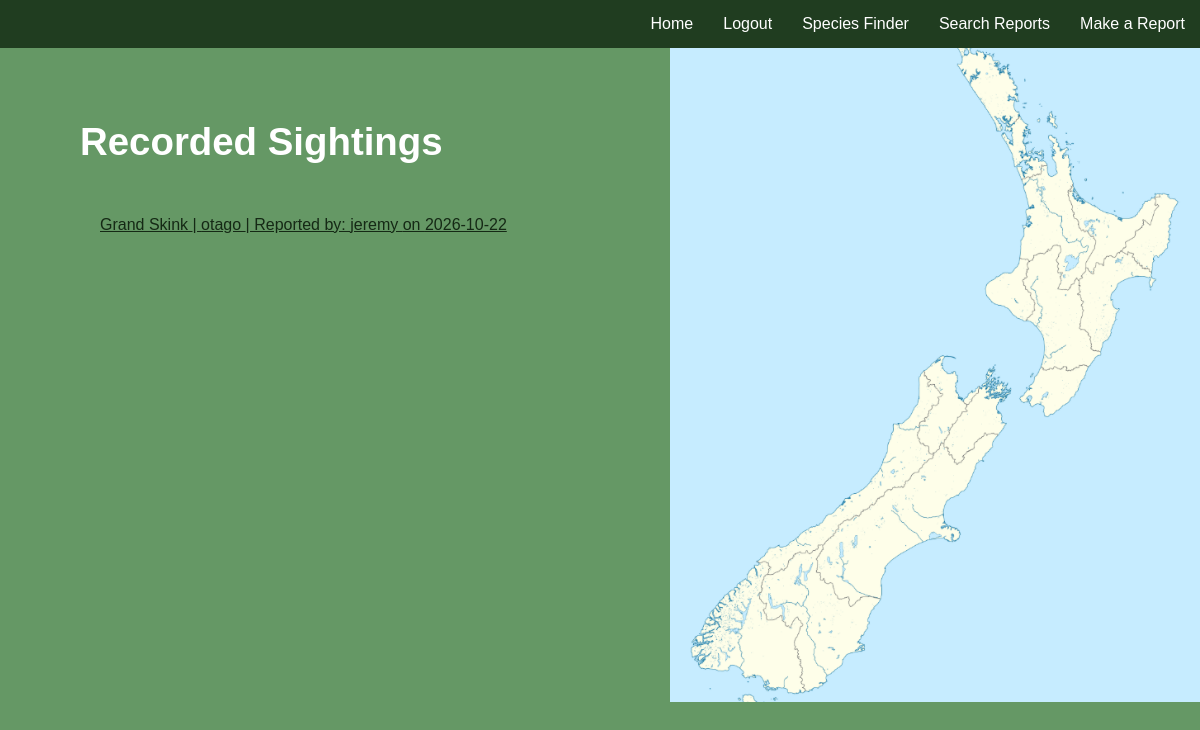
The app's page /searchreports (signed in) with its own data.
### tables this page shows
CREATE TABLE "reports" (
	"reportid"	INTEGER NOT NULL UNIQUE,
	"location"	TEXT NOT NULL,
	"username"	TEXT NOT NULL,
	"speciesid"	INTEGER NOT NULL,
	"date"	TEXT NOT NULL,
	"imagefilename"	TEXT,
	PRIMARY KEY("reportid" AUTOINCREMENT),
	FOREIGN KEY("speciesid") REFERENCES "species"("speciesid")
);

CREATE TABLE "species" (
	"speciesid"	INTEGER NOT NULL UNIQUE,
	"commonname"	TEXT NOT NULL UNIQUE,
	"latinname"	TEXT NOT NULL UNIQUE,
	PRIMARY KEY("speciesid" AUTOINCREMENT)
);

### app.py (the view)
@app.route('/searchreports', methods=["GET", "POST"])
def searchreports():
    sql = "SELECT species.commonname, reports.username, reports.location, reports.date, reports.imagefilename, reports.reportid FROM reports LEFT JOIN species ON reports.speciesid = species.speciesid"
    results = query_db(sql)
    return render_template('searchreports.html', results=results)

### app.py (called while the page is built)
def query_db(sql, args=(), one=False):
    db = sqlite3.connect(DATABASE)
    cursor = db.cursor()
    cursor.execute(sql, args)
    results = cursor.fetchall()
    db.commit()
    db.close()
    return (results[0] if results else None) if one else results

### templates/searchreports.html (shortened to what this page needs)
{% extends 'base.html' %}
{% block content %}
<body>
    <div class="two-column-right">
        <div class="resulttext">
            <div class="sight">
                <h2>Recorded Sightings</h2>
            </div>
            {% for result in results %}
            <a href="reports/{{result[5]}}">{{result[0]}} | {{result[2]}} | Reported by: {{result[1]}} on {{result[3]}}<br><br></a>
            {% endfor %}
        </div>
        <div class="srimage">
        </div>
    </div>
</body>
{% endblock %}

### static/style.css (style rules this page uses)
body { margin: 0px; background-color: rgb(101, 152, 101); font-family: Verdana, Geneva, Tahoma, sans-serif; padding: 0px; justify-content: center; align-items: center; height: 100vh; overflow-x: hidden; }
a { color: rgb(21, 41, 21); }
.two-column-right { display: grid; grid-template-columns: 2fr 1fr; overflow-y: hidden; }
.sight { color: rgb(255, 255, 255); position: relative; text-align: left; margin-left: -20px; top: -20px; width: 100%; font-size: 1.6rem; }
.resulttext { color: rgb(255, 255, 255); position: relative; text-align: left; margin-left: 100px; top: 60px; width: 100%; font-size: 1rem; }
.srimage { padding-left: 60px; background-image: url("mapofnewzealand.png") ; height: 654px; width: 470px; background-position: right; background-repeat: no-repeat; background-size: cover; }

### records on screen
reports: commonname "Grand Skink", location "otago", username "jeremy", date "2026-10-22"
